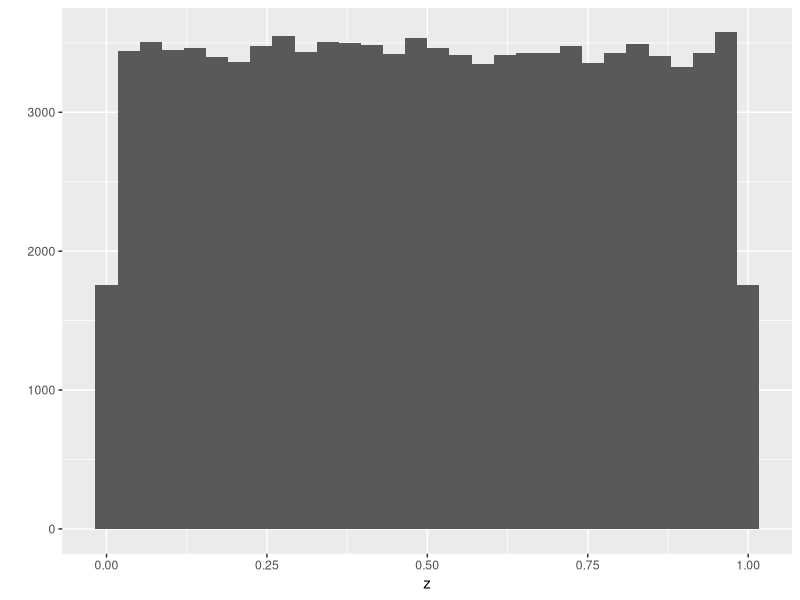
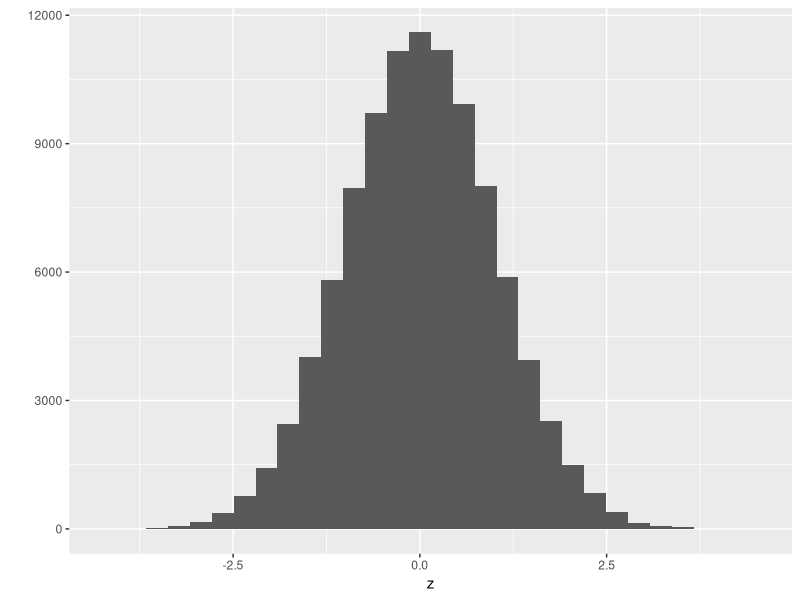

Write the R code that produced these figures, in order. (Note: this script raises an error after producing the figures.)
# Atomic Vectors II
# 06 February 2024
# Rachel Hall 
library(ggplot2)
# create an empty vector, specify mode and length (avoid)
z <- vector(mode="numeric", length=0)
print(z)

z <- c(z,5)
print(z)
# This "dynamic sizing" is very slow

# has 100 0s in a numeric vector
z<- rep(0,100)
length(z)
head(z)
tail(z)
z[c(50,51,52)]

#preferred way to build a vector is with NAs (better to start)
z <- rep(NA,100)
head(z)

# but what is its type
typeof(z)

# take advantage of coercion!
z[1] <- "Washington"
head(z)
typeof(z)

# Efficiently creating a vector with many names

my_vector <- runif(100)
# my_names <- paste("Species",seq(1:length(my_vector)),sep="") #original 
my_names <- paste("Genus",seq(1:length(my_vector)),
                  "species",
                  sep="_")
head(my_names)
names(my_vector) <- my_names
head(my_vector)
str(my_vector)

# Using rep to repeat elements and create vectors
# rep for repeating elements 
rep(0.5,6) # give the element (or vecotr!) and number of times to repeat
rep(x=0.5,times=6) # using the argument names is always prudent 
rep(times =6, x=0.05) # with argument names, order is not important 
my_vec <- c(1,2,3)
rep(x=my_vec, times=2) # applies to entire vectors 
rep(x=my_vec,each=2) # repeat each element individually
rep(x=my_vec,times=my_vec) # what does this do?
rep(x=my_vec,each=my_vec) # and this?
rep(x=my_vec,each=c(3,2,1)) # and this?

#  Using seq to create regular sequences
seq(from=2, to=4) # set limits for integer sequences
-2:2 # very common short cut with no explicit function wrappers
seq(from=2,to=4,by=0.5) # use a by function can generate real numbers
x <- seq(from=2, to=4,length=7) # sometimes easier to just specify the length
print(x)
my_vec <- 1:length(x) # commonly used, but actually slow
print(my_vec)
seq_along(my_vec) # much faster for models and big data!
seq_len(5) # this is also faster than 1:5

set.seed(2400)

# Using rnorm and runif to create vectors of random numbers
runif(5) # 5 random uniform values betweeon 0 and 1
runif(n=3,min=100, max=101) # 3 random uniform values between 100 and 101

rnorm(6) # 6 random normal values with mean 0 and standard deviation 1
rnorm(n=5, mean=100, sd=30) # 5 random normal values with mean 100 and sd 30

# Explore distributions by sampling and plotting
library(ggplot2) # do this at the very start
z<- runif(100000) # default uniform (0,1)
qplot(x=z)
z <- rnorm(100000) #default normal (0,1)
qplot(x=z)

long_vec <-seq_len(10)
typeof(long_vec)
str(long_vec)

sample(x=long_vec) # with no other params, this reorders the vector
sample(x=long_vec, size=3) # specify a number (sampling without replacement)
sample(x=long_vec, size=11)
sample(x=long_vec,size=16,replace=TRUE) # can generate duplicates, so that you don't get the error as seen above 
my_weights <- c(rep(20,5),rep(100,5)) # create a set of non-zero positive weights (integer or real)
print(my_weights)
my_weights <- c(rep(c(20,1000),each=5)) # more concise way of writing
my_weight <-c(100,100,100,1000,100,100,100,100,100,100)
print(my_weights)
sample(x=long_vec,replace=TRUE,prob=my_weights) # sampling with replacement and weights
sample(x=long_vec,replace=FALSE,prob=my_weights) # sampling without replacement and weights
sample(x=long_vec,replace=TRUE,prob=long_vec) # what does this do?

z <- c(3.1, 9.2, 1.3, 0.4, 7.5)

# positive index values
z[c(2,3)]

# negative index values to exclude elements
z[-c(2,3)]

# create a vector of logical elements to select conditions

z[z<3] # this set of code is equivalent to the set below:

tester <- z<3
print(tester)
z[tester]

which(z<3)


z[which(z<3)]

z[-(length(z):(length(z)-2))]

# also can subset using named vector elements
names(z) <- letters[1:5]
names(z) <- LETTERS[1:5]
#z[c("b","c")]

z

# <   less than
# >   greater than
# <=  less than or equal to
# >=  greater than or equal to
# ==  equal to

# ! not
# & and (vector)
## | or (vector)
# xor(x,y)

x <-1:5
y <-c(1:3,7,7)

x == 2
x != 2
x == 1 & y == 7
x 
y
y_special <- c(y,7)

x == 1 | y_special == 7
x == 1 & y == 7
x
y
x == 3 | y == 3 

set.seed(90)
z <- runif(10) # simple integer sequence
print(z)

z < 0.5 # create logical vector
z[z < 0.5] # use as index call
which(z < 0.5) # use to get indices for logical
z[which(z < 0.5)] # does same as above

zD <- c(z,NA,NA) # contaminate it
zD[zD < 0.5] # NA values carried along!
zD[which(zD < 0.5)] # NA values dropped
